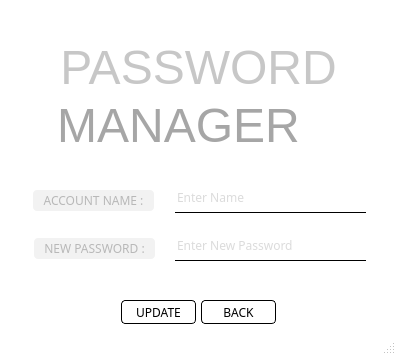
<?xml version="1.0" encoding="UTF-8"?>
<ui version="4.0">
 <class>MainWindow</class>
 <widget class="QMainWindow" name="MainWindow">
  <property name="geometry">
   <rect>
    <x>0</x>
    <y>0</y>
    <width>396</width>
    <height>355</height>
   </rect>
  </property>
  <property name="windowTitle">
   <string>MainWindow</string>
  </property>
  <property name="styleSheet">
   <string notr="true">QMainWindow{
background-color:white;
}


</string>
  </property>
  <widget class="QWidget" name="centralwidget">
   <widget class="QLineEdit" name="name">
    <property name="geometry">
     <rect>
      <x>175</x>
      <y>182</y>
      <width>191</width>
      <height>31</height>
     </rect>
    </property>
    <property name="font">
     <font/>
    </property>
    <property name="styleSheet">
     <string notr="true">QLineEdit{
border: 0;
outline: 0;
background: transparent;
border-bottom: 1px solid black;
color:#b8b8b8;
font-family:Nunito;
}</string>
    </property>
    <property name="alignment">
     <set>Qt::AlignLeading|Qt::AlignLeft|Qt::AlignVCenter</set>
    </property>
    <property name="placeholderText">
     <string>Enter Name</string>
    </property>
   </widget>
   <widget class="QLabel" name="name_label">
    <property name="geometry">
     <rect>
      <x>33</x>
      <y>190</y>
      <width>121</width>
      <height>21</height>
     </rect>
    </property>
    <property name="styleSheet">
     <string notr="true">QLabel{
color:#b8b8b8;
background-color:#f2f2f2;
border-radius:4px;
font-family:Nunito;
}

QLabel:hover{
color:#a6a6a6;
}</string>
    </property>
    <property name="text">
     <string>ACCOUNT NAME :</string>
    </property>
    <property name="alignment">
     <set>Qt::AlignCenter</set>
    </property>
   </widget>
   <widget class="QPushButton" name="update">
    <property name="geometry">
     <rect>
      <x>121</x>
      <y>300</y>
      <width>75</width>
      <height>24</height>
     </rect>
    </property>
    <property name="font">
     <font/>
    </property>
    <property name="cursor">
     <cursorShape>PointingHandCursor</cursorShape>
    </property>
    <property name="styleSheet">
     <string notr="true">QPushButton {
color:black;
background-color:transparent;
border:1px solid black;
border-radius:4px;
font-family:Nunito;
}

QPushButton:hover {
color:white;
background-color:black;
}

QPushButton:pressed{
padding-left:5px;
}</string>
    </property>
    <property name="text">
     <string>UPDATE</string>
    </property>
   </widget>
   <widget class="QPushButton" name="back">
    <property name="geometry">
     <rect>
      <x>201</x>
      <y>300</y>
      <width>75</width>
      <height>24</height>
     </rect>
    </property>
    <property name="font">
     <font/>
    </property>
    <property name="cursor">
     <cursorShape>PointingHandCursor</cursorShape>
    </property>
    <property name="styleSheet">
     <string notr="true">QPushButton {
color:black;
background-color:transparent;
border:1px solid black;
border-radius:4px;
font-family:Nunito;
}

QPushButton:hover {
color:white;
background-color:black;
}

QPushButton:pressed{
padding-left:5px;
}</string>
    </property>
    <property name="text">
     <string>BACK</string>
    </property>
   </widget>
   <widget class="QLabel" name="password_label_2">
    <property name="geometry">
     <rect>
      <x>34</x>
      <y>238</y>
      <width>121</width>
      <height>21</height>
     </rect>
    </property>
    <property name="styleSheet">
     <string notr="true">QLabel{
color:#b8b8b8;
background-color:#f2f2f2;
border-radius:4px;
font-family:Nunito;
}

QLabel:hover{
color:#a6a6a6;
}</string>
    </property>
    <property name="text">
     <string>NEW PASSWORD :</string>
    </property>
    <property name="alignment">
     <set>Qt::AlignCenter</set>
    </property>
   </widget>
   <widget class="QLineEdit" name="newpassword">
    <property name="geometry">
     <rect>
      <x>175</x>
      <y>230</y>
      <width>191</width>
      <height>31</height>
     </rect>
    </property>
    <property name="font">
     <font/>
    </property>
    <property name="styleSheet">
     <string notr="true">QLineEdit{
border: 0;
outline: 0;
background: transparent;
border-bottom: 1px solid black;
color:#b8b8b8;
font-family:Nunito;
}</string>
    </property>
    <property name="alignment">
     <set>Qt::AlignLeading|Qt::AlignLeft|Qt::AlignVCenter</set>
    </property>
    <property name="placeholderText">
     <string>Enter New Password</string>
    </property>
   </widget>
   <widget class="QLabel" name="password_2">
    <property name="geometry">
     <rect>
      <x>33</x>
      <y>42</y>
      <width>331</width>
      <height>51</height>
     </rect>
    </property>
    <property name="font">
     <font>
      <pointsize>36</pointsize>
     </font>
    </property>
    <property name="styleSheet">
     <string notr="true">QLabel {
color:#c7c7c7;
}

QLabel:hover {
color:#a6a6a6;
}</string>
    </property>
    <property name="text">
     <string>PASSWORD</string>
    </property>
    <property name="alignment">
     <set>Qt::AlignCenter</set>
    </property>
   </widget>
   <widget class="QLabel" name="manager">
    <property name="geometry">
     <rect>
      <x>43</x>
      <y>100</y>
      <width>271</width>
      <height>51</height>
     </rect>
    </property>
    <property name="font">
     <font>
      <pointsize>36</pointsize>
     </font>
    </property>
    <property name="styleSheet">
     <string notr="true">QLabel{
color:#a6a6a6;
}

QLabel:hover{
color:#c7c7c7;
}</string>
    </property>
    <property name="text">
     <string>MANAGER</string>
    </property>
    <property name="alignment">
     <set>Qt::AlignCenter</set>
    </property>
   </widget>
  </widget>
  <widget class="QStatusBar" name="statusbar"/>
 </widget>
 <resources/>
 <connections/>
</ui>
